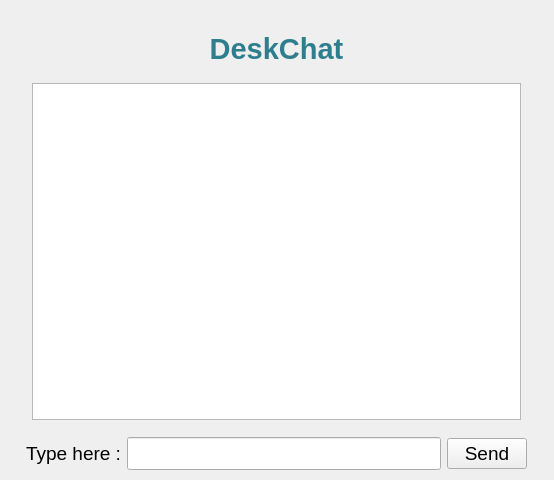
<?xml version="1.0" encoding="UTF-8"?>
<ui version="4.0">
 <class>MainWindow</class>
 <widget class="QWidget" name="MainWindow">
  <property name="geometry">
   <rect>
    <x>0</x>
    <y>0</y>
    <width>554</width>
    <height>480</height>
   </rect>
  </property>
  <property name="sizePolicy">
   <sizepolicy hsizetype="Fixed" vsizetype="Fixed">
    <horstretch>0</horstretch>
    <verstretch>0</verstretch>
   </sizepolicy>
  </property>
  <property name="windowTitle">
   <string>Form</string>
  </property>
  <widget class="QWidget" name="layoutWidget">
   <property name="geometry">
    <rect>
     <x>26</x>
     <y>26</y>
     <width>501</width>
     <height>453</height>
    </rect>
   </property>
   <layout class="QVBoxLayout" name="verticalLayout">
    <item>
     <widget class="QLabel" name="label_title">
      <property name="sizePolicy">
       <sizepolicy hsizetype="Minimum" vsizetype="Maximum">
        <horstretch>0</horstretch>
        <verstretch>0</verstretch>
       </sizepolicy>
      </property>
      <property name="sizeIncrement">
       <size>
        <width>1</width>
        <height>0</height>
       </size>
      </property>
      <property name="palette">
       <palette>
        <active>
         <colorrole role="WindowText">
          <brush brushstyle="SolidPattern">
           <color alpha="255">
            <red>0</red>
            <green>0</green>
            <blue>0</blue>
           </color>
          </brush>
         </colorrole>
         <colorrole role="Button">
          <brush brushstyle="SolidPattern">
           <color alpha="255">
            <red>223</red>
            <green>230</green>
            <blue>240</blue>
           </color>
          </brush>
         </colorrole>
         <colorrole role="Light">
          <brush brushstyle="SolidPattern">
           <color alpha="255">
            <red>255</red>
            <green>255</green>
            <blue>255</blue>
           </color>
          </brush>
         </colorrole>
         <colorrole role="Midlight">
          <brush brushstyle="SolidPattern">
           <color alpha="255">
            <red>239</red>
            <green>242</green>
            <blue>247</blue>
           </color>
          </brush>
         </colorrole>
         <colorrole role="Dark">
          <brush brushstyle="SolidPattern">
           <color alpha="255">
            <red>111</red>
            <green>115</green>
            <blue>120</blue>
           </color>
          </brush>
         </colorrole>
         <colorrole role="Mid">
          <brush brushstyle="SolidPattern">
           <color alpha="255">
            <red>149</red>
            <green>153</green>
            <blue>160</blue>
           </color>
          </brush>
         </colorrole>
         <colorrole role="Text">
          <brush brushstyle="SolidPattern">
           <color alpha="255">
            <red>0</red>
            <green>0</green>
            <blue>0</blue>
           </color>
          </brush>
         </colorrole>
         <colorrole role="BrightText">
          <brush brushstyle="SolidPattern">
           <color alpha="255">
            <red>255</red>
            <green>255</green>
            <blue>255</blue>
           </color>
          </brush>
         </colorrole>
         <colorrole role="ButtonText">
          <brush brushstyle="SolidPattern">
           <color alpha="255">
            <red>0</red>
            <green>0</green>
            <blue>0</blue>
           </color>
          </brush>
         </colorrole>
         <colorrole role="Base">
          <brush brushstyle="SolidPattern">
           <color alpha="255">
            <red>255</red>
            <green>255</green>
            <blue>255</blue>
           </color>
          </brush>
         </colorrole>
         <colorrole role="Window">
          <brush brushstyle="SolidPattern">
           <color alpha="255">
            <red>223</red>
            <green>230</green>
            <blue>240</blue>
           </color>
          </brush>
         </colorrole>
         <colorrole role="Shadow">
          <brush brushstyle="SolidPattern">
           <color alpha="255">
            <red>0</red>
            <green>0</green>
            <blue>0</blue>
           </color>
          </brush>
         </colorrole>
         <colorrole role="AlternateBase">
          <brush brushstyle="SolidPattern">
           <color alpha="255">
            <red>239</red>
            <green>242</green>
            <blue>247</blue>
           </color>
          </brush>
         </colorrole>
         <colorrole role="ToolTipBase">
          <brush brushstyle="SolidPattern">
           <color alpha="255">
            <red>255</red>
            <green>255</green>
            <blue>220</blue>
           </color>
          </brush>
         </colorrole>
         <colorrole role="ToolTipText">
          <brush brushstyle="SolidPattern">
           <color alpha="255">
            <red>0</red>
            <green>0</green>
            <blue>0</blue>
           </color>
          </brush>
         </colorrole>
        </active>
        <inactive>
         <colorrole role="WindowText">
          <brush brushstyle="SolidPattern">
           <color alpha="255">
            <red>0</red>
            <green>0</green>
            <blue>0</blue>
           </color>
          </brush>
         </colorrole>
         <colorrole role="Button">
          <brush brushstyle="SolidPattern">
           <color alpha="255">
            <red>223</red>
            <green>230</green>
            <blue>240</blue>
           </color>
          </brush>
         </colorrole>
         <colorrole role="Light">
          <brush brushstyle="SolidPattern">
           <color alpha="255">
            <red>255</red>
            <green>255</green>
            <blue>255</blue>
           </color>
          </brush>
         </colorrole>
         <colorrole role="Midlight">
          <brush brushstyle="SolidPattern">
           <color alpha="255">
            <red>239</red>
            <green>242</green>
            <blue>247</blue>
           </color>
          </brush>
         </colorrole>
         <colorrole role="Dark">
          <brush brushstyle="SolidPattern">
           <color alpha="255">
            <red>111</red>
            <green>115</green>
            <blue>120</blue>
           </color>
          </brush>
         </colorrole>
         <colorrole role="Mid">
          <brush brushstyle="SolidPattern">
           <color alpha="255">
            <red>149</red>
            <green>153</green>
            <blue>160</blue>
           </color>
          </brush>
         </colorrole>
         <colorrole role="Text">
          <brush brushstyle="SolidPattern">
           <color alpha="255">
            <red>0</red>
            <green>0</green>
            <blue>0</blue>
           </color>
          </brush>
         </colorrole>
         <colorrole role="BrightText">
          <brush brushstyle="SolidPattern">
           <color alpha="255">
            <red>255</red>
            <green>255</green>
            <blue>255</blue>
           </color>
          </brush>
         </colorrole>
         <colorrole role="ButtonText">
          <brush brushstyle="SolidPattern">
           <color alpha="255">
            <red>0</red>
            <green>0</green>
            <blue>0</blue>
           </color>
          </brush>
         </colorrole>
         <colorrole role="Base">
          <brush brushstyle="SolidPattern">
           <color alpha="255">
            <red>255</red>
            <green>255</green>
            <blue>255</blue>
           </color>
          </brush>
         </colorrole>
         <colorrole role="Window">
          <brush brushstyle="SolidPattern">
           <color alpha="255">
            <red>223</red>
            <green>230</green>
            <blue>240</blue>
           </color>
          </brush>
         </colorrole>
         <colorrole role="Shadow">
          <brush brushstyle="SolidPattern">
           <color alpha="255">
            <red>0</red>
            <green>0</green>
            <blue>0</blue>
           </color>
          </brush>
         </colorrole>
         <colorrole role="AlternateBase">
          <brush brushstyle="SolidPattern">
           <color alpha="255">
            <red>239</red>
            <green>242</green>
            <blue>247</blue>
           </color>
          </brush>
         </colorrole>
         <colorrole role="ToolTipBase">
          <brush brushstyle="SolidPattern">
           <color alpha="255">
            <red>255</red>
            <green>255</green>
            <blue>220</blue>
           </color>
          </brush>
         </colorrole>
         <colorrole role="ToolTipText">
          <brush brushstyle="SolidPattern">
           <color alpha="255">
            <red>0</red>
            <green>0</green>
            <blue>0</blue>
           </color>
          </brush>
         </colorrole>
        </inactive>
        <disabled>
         <colorrole role="WindowText">
          <brush brushstyle="SolidPattern">
           <color alpha="255">
            <red>111</red>
            <green>115</green>
            <blue>120</blue>
           </color>
          </brush>
         </colorrole>
         <colorrole role="Button">
          <brush brushstyle="SolidPattern">
           <color alpha="255">
            <red>223</red>
            <green>230</green>
            <blue>240</blue>
           </color>
          </brush>
         </colorrole>
         <colorrole role="Light">
          <brush brushstyle="SolidPattern">
           <color alpha="255">
            <red>255</red>
            <green>255</green>
            <blue>255</blue>
           </color>
          </brush>
         </colorrole>
         <colorrole role="Midlight">
          <brush brushstyle="SolidPattern">
           <color alpha="255">
            <red>239</red>
            <green>242</green>
            <blue>247</blue>
           </color>
          </brush>
         </colorrole>
         <colorrole role="Dark">
          <brush brushstyle="SolidPattern">
           <color alpha="255">
            <red>111</red>
            <green>115</green>
            <blue>120</blue>
           </color>
          </brush>
         </colorrole>
         <colorrole role="Mid">
          <brush brushstyle="SolidPattern">
           <color alpha="255">
            <red>149</red>
            <green>153</green>
            <blue>160</blue>
           </color>
          </brush>
         </colorrole>
         <colorrole role="Text">
          <brush brushstyle="SolidPattern">
           <color alpha="255">
            <red>111</red>
            <green>115</green>
            <blue>120</blue>
           </color>
          </brush>
         </colorrole>
         <colorrole role="BrightText">
          <brush brushstyle="SolidPattern">
           <color alpha="255">
            <red>255</red>
            <green>255</green>
            <blue>255</blue>
           </color>
          </brush>
         </colorrole>
         <colorrole role="ButtonText">
          <brush brushstyle="SolidPattern">
           <color alpha="255">
            <red>111</red>
            <green>115</green>
            <blue>120</blue>
           </color>
          </brush>
         </colorrole>
         <colorrole role="Base">
          <brush brushstyle="SolidPattern">
           <color alpha="255">
            <red>223</red>
            <green>230</green>
            <blue>240</blue>
           </color>
          </brush>
         </colorrole>
         <colorrole role="Window">
          <brush brushstyle="SolidPattern">
           <color alpha="255">
            <red>223</red>
            <green>230</green>
            <blue>240</blue>
           </color>
          </brush>
         </colorrole>
         <colorrole role="Shadow">
          <brush brushstyle="SolidPattern">
           <color alpha="255">
            <red>0</red>
            <green>0</green>
            <blue>0</blue>
           </color>
          </brush>
         </colorrole>
         <colorrole role="AlternateBase">
          <brush brushstyle="SolidPattern">
           <color alpha="255">
            <red>223</red>
            <green>230</green>
            <blue>240</blue>
           </color>
          </brush>
         </colorrole>
         <colorrole role="ToolTipBase">
          <brush brushstyle="SolidPattern">
           <color alpha="255">
            <red>255</red>
            <green>255</green>
            <blue>220</blue>
           </color>
          </brush>
         </colorrole>
         <colorrole role="ToolTipText">
          <brush brushstyle="SolidPattern">
           <color alpha="255">
            <red>0</red>
            <green>0</green>
            <blue>0</blue>
           </color>
          </brush>
         </colorrole>
        </disabled>
       </palette>
      </property>
      <property name="font">
       <font>
        <pointsize>22</pointsize>
       </font>
      </property>
      <property name="text">
       <string>&lt;html&gt;&lt;head/&gt;&lt;body&gt;&lt;p align=&quot;center&quot;&gt;&lt;span style=&quot; font-weight:600; color:#2e7e8e;&quot;&gt;DeskChat&lt;/span&gt;&lt;/p&gt;&lt;/body&gt;&lt;/html&gt;</string>
      </property>
      <property name="textFormat">
       <enum>Qt::AutoText</enum>
      </property>
      <property name="scaledContents">
       <bool>false</bool>
      </property>
      <property name="alignment">
       <set>Qt::AlignBottom|Qt::AlignHCenter</set>
      </property>
     </widget>
    </item>
    <item>
     <layout class="QHBoxLayout" name="horizontalLayout">
      <property name="spacing">
       <number>5</number>
      </property>
      <property name="sizeConstraint">
       <enum>QLayout::SetNoConstraint</enum>
      </property>
      <property name="leftMargin">
       <number>5</number>
      </property>
      <property name="topMargin">
       <number>5</number>
      </property>
      <property name="rightMargin">
       <number>5</number>
      </property>
      <property name="bottomMargin">
       <number>5</number>
      </property>
      <item>
       <widget class="QListWidget" name="listWidget_message">
        <property name="sizePolicy">
         <sizepolicy hsizetype="Preferred" vsizetype="Preferred">
          <horstretch>0</horstretch>
          <verstretch>0</verstretch>
         </sizepolicy>
        </property>
        <property name="minimumSize">
         <size>
          <width>0</width>
          <height>337</height>
         </size>
        </property>
        <property name="maximumSize">
         <size>
          <width>489</width>
          <height>337</height>
         </size>
        </property>
        <property name="font">
         <font>
          <pointsize>16</pointsize>
          <stylestrategy>PreferDefault</stylestrategy>
         </font>
        </property>
        <property name="toolTip">
         <string>&lt;html&gt;&lt;head/&gt;&lt;body&gt;&lt;p&gt;&lt;br/&gt;&lt;/p&gt;&lt;/body&gt;&lt;/html&gt;</string>
        </property>
        <property name="styleSheet">
         <string notr="true"/>
        </property>
        <property name="sizeAdjustPolicy">
         <enum>QAbstractScrollArea::AdjustIgnored</enum>
        </property>
        <property name="viewMode">
         <enum>QListView::ListMode</enum>
        </property>
       </widget>
      </item>
     </layout>
    </item>
    <item>
     <layout class="QHBoxLayout" name="horizontalLayout_2">
      <property name="sizeConstraint">
       <enum>QLayout::SetMinimumSize</enum>
      </property>
      <item>
       <widget class="QLabel" name="label_typehere">
        <property name="sizePolicy">
         <sizepolicy hsizetype="Minimum" vsizetype="Maximum">
          <horstretch>0</horstretch>
          <verstretch>0</verstretch>
         </sizepolicy>
        </property>
        <property name="font">
         <font>
          <pointsize>14</pointsize>
         </font>
        </property>
        <property name="text">
         <string>Type here :</string>
        </property>
       </widget>
      </item>
      <item>
       <widget class="QLineEdit" name="lineEdit_message_box">
        <property name="sizePolicy">
         <sizepolicy hsizetype="Expanding" vsizetype="Minimum">
          <horstretch>0</horstretch>
          <verstretch>0</verstretch>
         </sizepolicy>
        </property>
        <property name="font">
         <font>
          <family>Segoe UI</family>
          <pointsize>16</pointsize>
         </font>
        </property>
        <property name="toolTip">
         <string>&lt;html&gt;&lt;head/&gt;&lt;body&gt;&lt;p&gt;&lt;br/&gt;&lt;/p&gt;&lt;/body&gt;&lt;/html&gt;</string>
        </property>
       </widget>
      </item>
      <item>
       <widget class="QPushButton" name="pushButton_send">
        <property name="sizePolicy">
         <sizepolicy hsizetype="Minimum" vsizetype="Maximum">
          <horstretch>0</horstretch>
          <verstretch>0</verstretch>
         </sizepolicy>
        </property>
        <property name="font">
         <font>
          <pointsize>14</pointsize>
         </font>
        </property>
        <property name="text">
         <string>Send</string>
        </property>
       </widget>
      </item>
     </layout>
    </item>
   </layout>
  </widget>
 </widget>
 <resources/>
 <connections/>
</ui>
